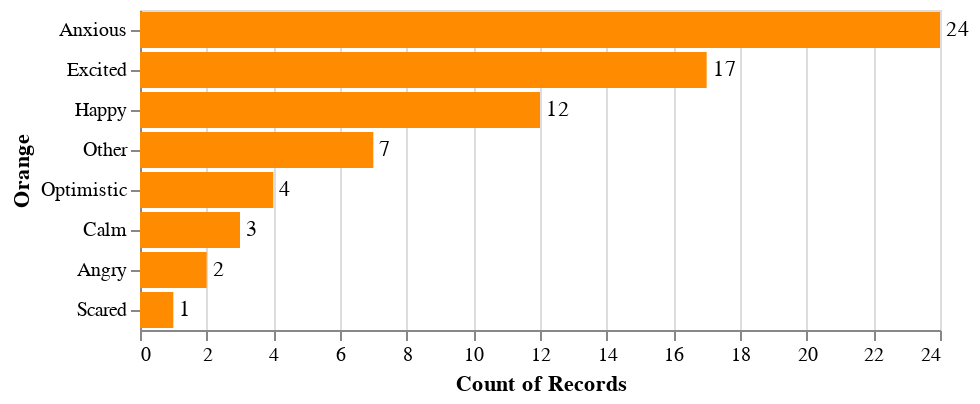

Write notebook code for a chart like this one.
### Code cell
bars = alt.Chart(df).mark_bar(color = "darkorange").encode(
    x='count(Orange)',
    y=alt.Y("Orange", sort='-x'),
)
text = bars.mark_text(
    align='left',
    baseline='middle',
    dx=3   # Nudges text to right so it doesn't appear on top of the bar
).encode(
    text='count(Orange)'
)
(bars + text).properties()
